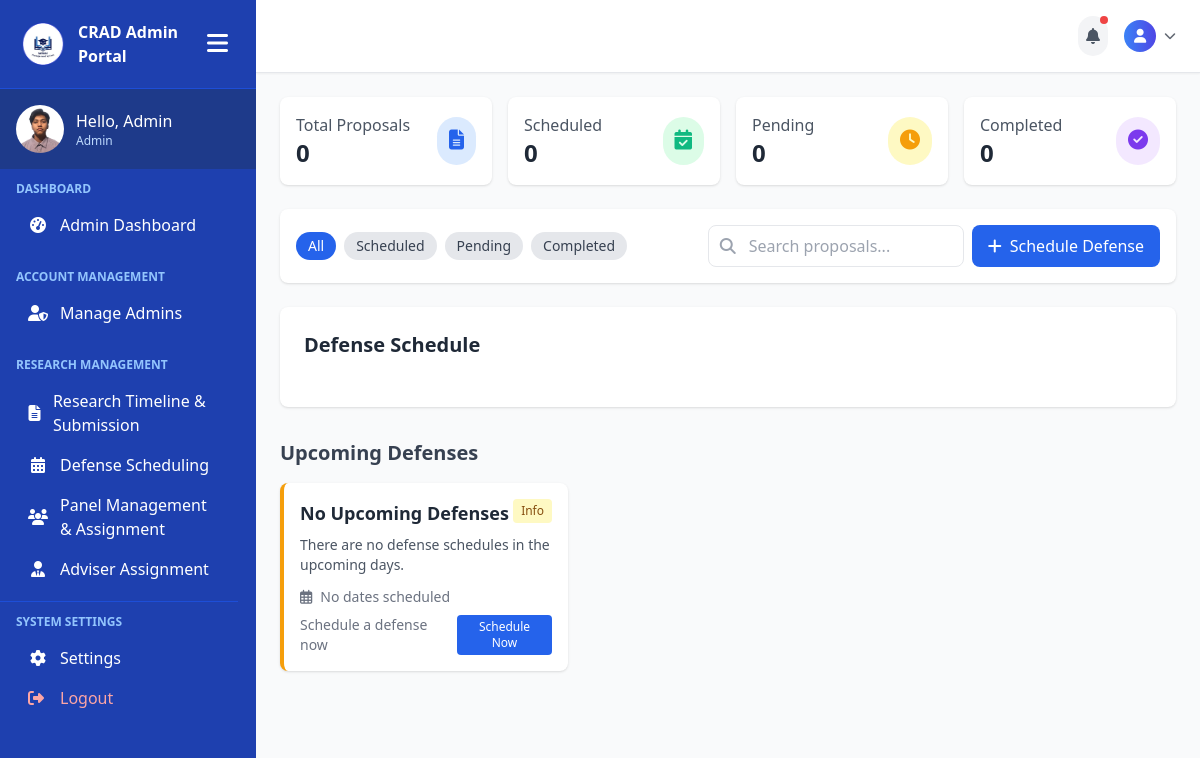
Page /admin-pages/admin-defense.php (signed in) on the earlier database version.
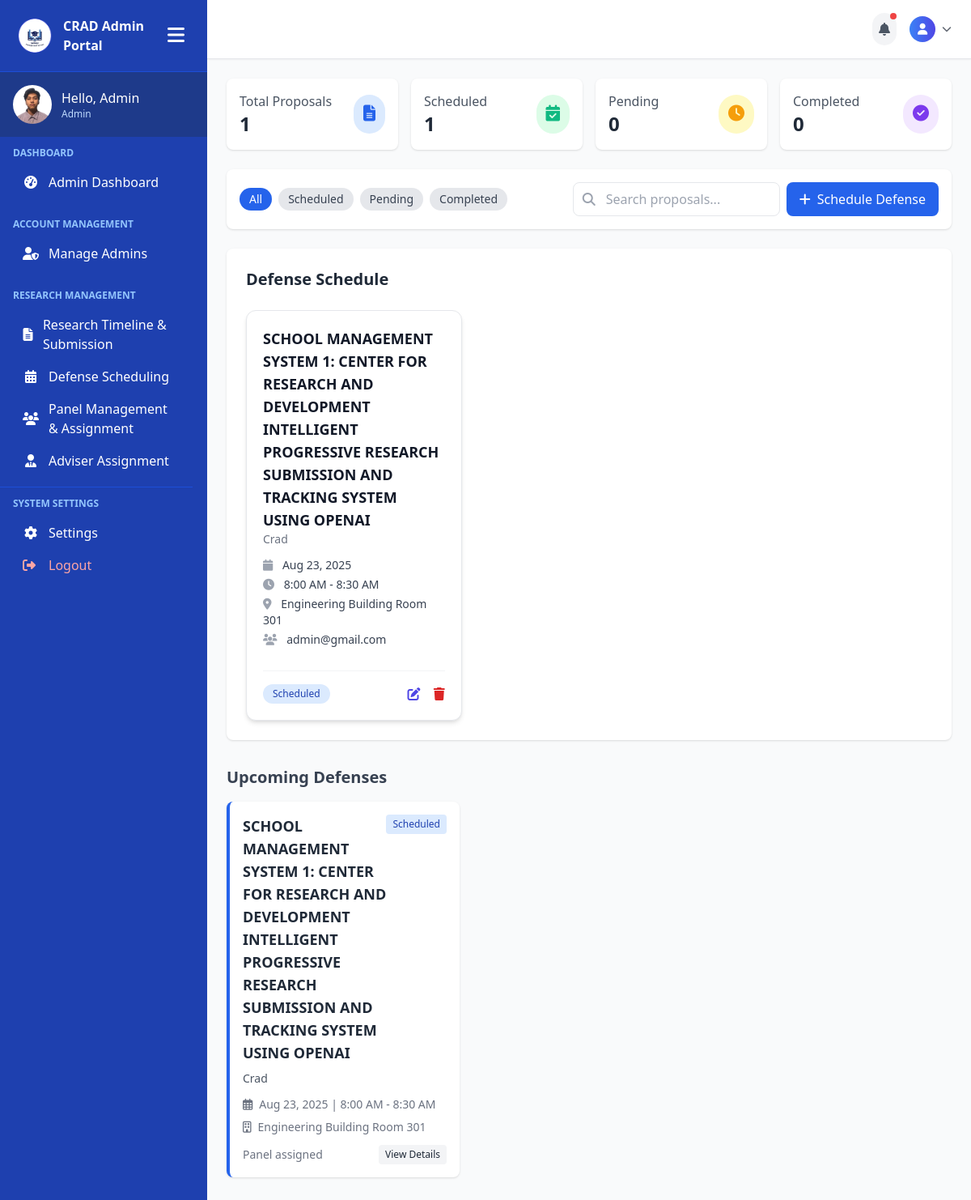
Same page on the later database version.
### tables this page shows
CREATE TABLE `user_tbl` (
  `user_id` int(11) NOT NULL,
  `email` varchar(150) NOT NULL,
  `password` varchar(255) NOT NULL,
  `role` enum('Admin','Faculty','Student') NOT NULL DEFAULT 'Student',
  `created_at` timestamp NOT NULL DEFAULT current_timestamp()
);

CREATE TABLE `defense_schedules` (
  `id` int(11) NOT NULL,
  `group_id` int(11) DEFAULT NULL,
  `defense_date` date DEFAULT NULL,
  `start_time` time DEFAULT NULL,
  `end_time` time DEFAULT NULL,
  `room_id` int(11) DEFAULT NULL,
  `status` enum('scheduled','completed','cancelled') DEFAULT 'scheduled',
  `created_at` timestamp NOT NULL DEFAULT current_timestamp()
);

CREATE TABLE `proposals` (
  `id` int(11) NOT NULL,
  `group_id` int(11) NOT NULL,
  `title` varchar(255) NOT NULL,
  `description` text DEFAULT NULL,
  `file_path` varchar(255) DEFAULT NULL,
  `submitted_at` timestamp NOT NULL DEFAULT current_timestamp(),
  `status` enum('Pending','Approved','Rejected','Under Review','Revision Requested') NOT NULL DEFAULT 'Pending',
  `feedback` text DEFAULT NULL,
  `reviewed_at` timestamp NULL DEFAULT NULL
);

CREATE TABLE `groups` (
  `id` int(11) NOT NULL,
  `name` varchar(255) NOT NULL,
  `join_code` varchar(10) DEFAULT NULL,
  `created_at` timestamp NOT NULL DEFAULT current_timestamp()
);

CREATE TABLE `rooms` (
  `id` int(11) NOT NULL,
  `room_name` varchar(50) DEFAULT NULL,
  `building` varchar(100) DEFAULT NULL,
  `capacity` int(11) DEFAULT NULL
);

### admin-pages/admin-defense.php (the view, shortened to what the rows shown need)
<?php
include('../includes/connection.php');
$defense_query = "SELECT ds.*, g.name as group_name, r.room_name, r.building, p.title as proposal_title
                 FROM defense_schedules ds
                 LEFT JOIN groups g ON ds.group_id = g.id
                 LEFT JOIN rooms r ON ds.room_id = r.id
                 LEFT JOIN proposals p ON g.id = p.group_id
                 ORDER BY ds.defense_date, ds.start_time";
$defense_result = mysqli_query($conn, $defense_query);
$defense_schedules = [];
while ($schedule = mysqli_fetch_assoc($defense_result)) {
    $panel_query = "SELECT u.user_id, u.email
                   FROM defense_panel dp
                   JOIN user_tbl u ON dp.faculty_id = u.user_id
                   WHERE dp.defense_id = '{$schedule['id']}'";
    $panel_result = mysqli_query($conn, $panel_query);
    $panel_members = [];
    while ($panel = mysqli_fetch_assoc($panel_result)) {
        $panel_members[] = $panel;
    }
    $schedule['panel_members'] = $panel_members;
    $defense_schedules[] = $schedule;
}
?>
<!DOCTYPE html>
<html lang="en">
<head>
    <script src="https://cdn.tailwindcss.com"></script>
    <link rel="stylesheet" href="https://cdnjs.cloudflare.com/ajax/libs/font-awesome/6.0.0/css/all.min.css">
</head>
<body class="bg-gray-50 text-gray-800 font-sans">
    <div class="min-h-screen flex">
        <?php include('../includes/admin-sidebar.php'); ?>
        <main class="flex-1 overflow-y-auto p-6 scroll-container">
            <div class="bg-white rounded-lg shadow p-6">
                <h2 class="text-xl font-semibold text-gray-800 mb-6">Defense Schedule</h2>
                <div class="grid grid-cols-1 md:grid-cols-2 lg:grid-cols-3 gap-6">
                    <?php foreach ($defense_schedules as $schedule): ?>
                    <div class="defense-card bg-white border border-gray-200 rounded-xl shadow-md p-5 flex flex-col justify-between" data-status="<?php echo $schedule['status']; ?>">
                        <div>
                            <h3 class="text-lg font-semibold text-gray-900"><?php echo $schedule['proposal_title'] ?? 'No Title'; ?></h3>
                            <p class="text-sm text-gray-500 mb-3"><?php echo $schedule['group_name']; ?></p>
                            <p class="text-sm text-gray-700 mb-1">
                                <i class="fas fa-calendar mr-2 text-gray-400"></i>
                                <?php echo date('M j, Y', strtotime($schedule['defense_date'])); ?>
                            </p>
                            <p class="text-sm text-gray-700 mb-1">
                                <i class="fas fa-clock mr-2 text-gray-400"></i>
                                <?php echo date('g:i A', strtotime($schedule['start_time'])); ?> -
                                <?php echo date('g:i A', strtotime($schedule['end_time'])); ?>
                            </p>
                            <p class="text-sm text-gray-700 mb-1">
                                <i class="fas fa-map-marker-alt mr-2 text-gray-400"></i>
                                <?php echo $schedule['building'] . ' ' . $schedule['room_name']; ?>
                            </p>
                            <p class="text-sm text-gray-700 mb-3">
                                <i class="fas fa-users mr-2 text-gray-400"></i>
                                <?php
                                    $panel_emails = [];
                                    foreach ($schedule['panel_members'] as $panel) {
                                        $panel_emails[] = $panel['email'];
                                    }
                                    echo !empty($panel_emails) ? implode(', ', $panel_emails) : 'No panel assigned';
                                ?>
                            </p>
                        </div>
                        <div class="flex justify-between items-center mt-4 pt-4 border-t border-gray-100">
                            <?php if ($schedule['status'] == 'completed'): ?>
                                <span class="px-3 py-1 text-xs font-medium rounded-full bg-green-100 text-green-800">Completed</span>
                            <?php elseif ($schedule['status'] == 'cancelled'): ?>
                                <span class="px-3 py-1 text-xs font-medium rounded-full bg-red-100 text-red-800">Cancelled</span>
                            <?php else: ?>
                                <span class="px-3 py-1 text-xs font-medium rounded-full bg-blue-100 text-blue-800">Scheduled</span>
                            <?php endif; ?>
                            <div>
                                <button class="text-indigo-600 hover:text-indigo-900 mr-3" onclick="populateEditForm(<?php echo htmlspecialchars(json_encode($schedule)); ?>)"><i class="fas fa-edit"></i></button>
                                <button onclick="confirmDelete(<?php echo $schedule['id']; ?>, '<?php echo $schedule['group_name']; ?>')" class="text-red-600 hover:text-red-900"><i class="fas fa-trash"></i></button>
                            </div>
                        </div>
                    </div>
                    <?php endforeach; ?>
                </div>
            </div>
            <h2 class="text-xl font-bold mt-8 mb-4 text-gray-700">Upcoming Defenses</h2>
            <div class="grid grid-cols-1 md:grid-cols-3 gap-4 mb-8">
                <?php
                $upcoming_query = "SELECT ds.*, g.name as group_name, p.title as proposal_title, r.room_name, r.building
                                FROM defense_schedules ds
                                JOIN groups g ON ds.group_id = g.id
                                JOIN proposals p ON g.id = p.group_id
                                LEFT JOIN rooms r ON ds.room_id = r.id
                                WHERE ds.defense_date >= CURDATE() AND ds.status = 'scheduled'
                                ORDER BY ds.defense_date, ds.start_time
                                LIMIT 3";
                $upcoming_result = mysqli_query($conn, $upcoming_query);
                while ($upcoming = mysqli_fetch_assoc($upcoming_result)):
                ?>
                <div class="schedule-card bg-white rounded-lg shadow p-4 border-l-4 border-primary">
                    <div class="flex justify-between items-start mb-2">
                        <h3 class="font-bold text-lg"><?php echo $upcoming['proposal_title']; ?></h3>
                        <span class="px-2 py-1 bg-blue-100 text-blue-800 text-xs font-medium rounded">Scheduled</span>
                    </div>
                    <p class="text-gray-600 text-sm mb-3"><?php echo $upcoming['group_name']; ?></p>
                    <div class="flex items-center text-sm text-gray-500 mb-2">
                        <i class="far fa-calendar-alt mr-2"></i>
                        <span><?php echo date('M j, Y', strtotime($upcoming['defense_date'])); ?> | <?php echo date('g:i A', strtotime($upcoming['start_time'])); ?> - <?php echo date('g:i A', strtotime($upcoming['end_time'])); ?></span>
                    </div>
                    <div class="flex items-center text-sm text-gray-500 mb-3">
                        <i class="far fa-building mr-2"></i>
                        <span><?php echo $upcoming['building'] . ' ' . $upcoming['room_name']; ?></span>
                    </div>
                    <div class="flex justify-between items-center">
                        <div class="text-sm text-gray-500">Panel assigned</div>
                        <button class="text-xs bg-gray-100 hover:bg-gray-200 px-2 py-1 rounded">View Details</button>
                    </div>
                </div>
                <?php endwhile; ?>
            </div>
        </main>
    </div>
</body>
</html>

### includes/admin-sidebar.php (shortened to what the rows shown need)
<?php
include("../includes/connection.php");
$user_id = $_SESSION['user_id'];
$sql = "SELECT role, role FROM user_tbl WHERE user_id = ?";
$stmt = $conn->prepare($sql);
$stmt->bind_param("i", $user_id);
$stmt->execute();
$result = $stmt->get_result();
$user = $result->fetch_assoc();
$role = $user['role'];
$greeting = "Hello, " . match($role) {
    'admin' => 'Admin',
    'student' => 'Student',
    default => 'Admin'
};
?>
<!DOCTYPE html>
<html lang="en">
<head>
    <script src="https://cdn.tailwindcss.com"></script>
    <link rel="stylesheet" href="https://cdnjs.cloudflare.com/ajax/libs/font-awesome/6.5.0/css/all.min.css">
</head>
<body>
<div class="sidebar sidebar-transition bg-blue-800 text-white flex flex-col hidden md:flex h-screen w-64" id="sidebar">
    <div class="p-4 flex items-center space-x-3 bg-blue-900">
        <div>
            <p class="font-medium profile-name"><?php echo htmlspecialchars($greeting); ?></p>
            <p class="text-xs text-blue-200 profile-role"><?php echo htmlspecialchars($role); ?></p>
        </div>
    </div>
</div>
</body>
</html>

Differences in the rows shown:
added defense_schedules: proposals.title "SCHOOL MANAGEMENT SYSTEM 1: CENTER FOR RESEARCH AND DEVELOPMENT INTELLIGENT PROGRESSIVE RESEARCH SUBMISSION AND TRACKING SYSTEM USING OPENAI", group.name "Crad", defense_date "Aug 23, 2025", start_time "8:00 AM", end_time "8:30 AM", room.building "Engineering Building", room.room_name "Room 301", panel_emails "admin@gmail.com", status "Scheduled"
Other differences:
$total_proposals: "0" → "1"
$scheduled_defenses: "0" → "1"
text no longer shown: "No Upcoming Defenses Info There are no defense schedules in the upcoming days. No dates scheduled Schedule a defense now Schedule Now"
